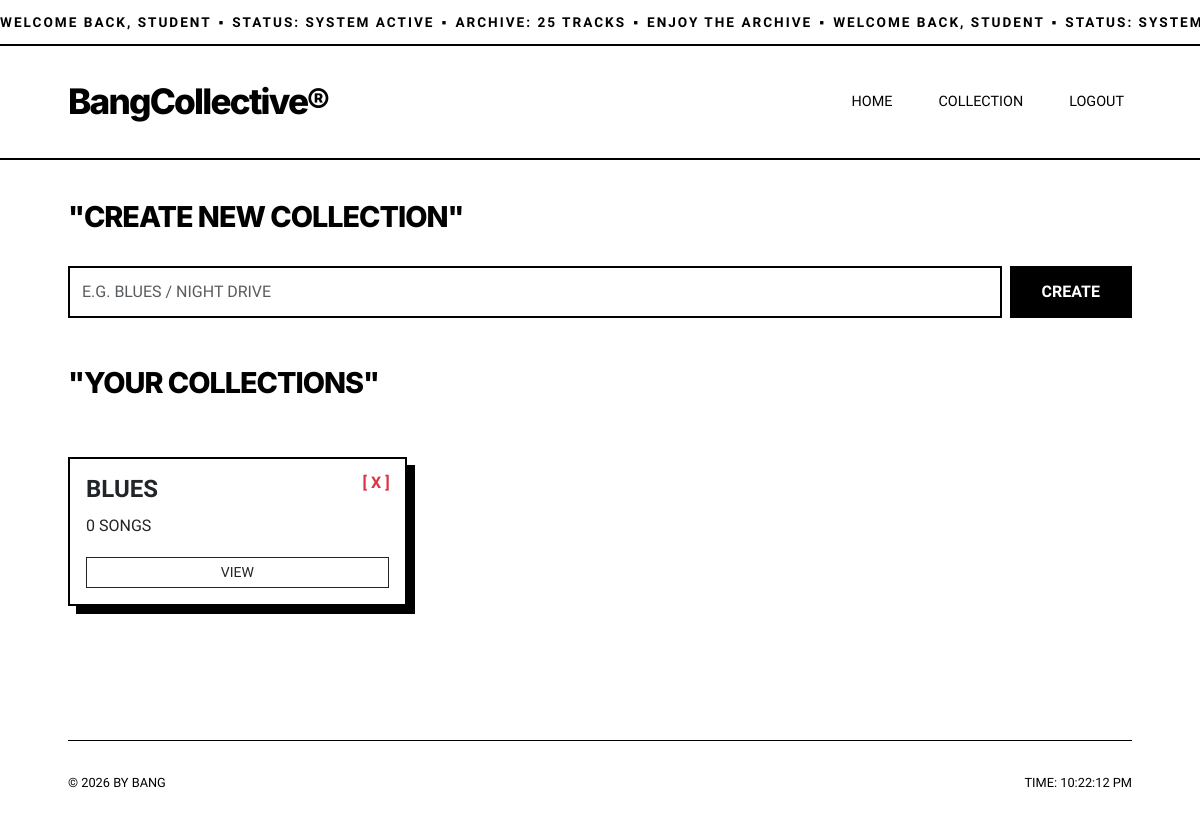
The app's page /my_collections (signed in) with its own data.
### app.py (models this page shows)
class User(UserMixin, db.Model):
    id = db.Column(db.Integer, primary_key=True)
    username = db.Column(db.String(150), unique=True, nullable=False)
    password = db.Column(db.String(150), nullable=False)
    role = db.Column(db.String(10), default='user')
    playlists = db.relationship('Playlist', backref='owner', lazy=True)

class Playlist(db.Model):
    id = db.Column(db.Integer, primary_key=True)
    name = db.Column(db.String(100), nullable=False)
    user_id = db.Column(db.Integer, db.ForeignKey('user.id'), nullable=False)
    items = db.relationship('PlaylistItems', backref='parent_playlist', cascade="all, delete-orphan")

### app.py (the view)
@app.route('/my_collections')
@login_required
def manage_playlists():
    playlists = Playlist.query.filter_by(user_id=current_user.id).all()
    return render_template('my_playlists.html', playlists=playlists)

### app.py (called while the page is built)
@login_manager.user_loader
def load_user(user_id):
    return User.query.get(int(user_id))

@app.context_processor
def inject_total_songs():
    total = Song.query.count()
    return dict(total_songs_count=total)

### templates/my_playlists.html
{% extends "base.html" %}
{% block content %}
<div class="mb-5">
    <h3>"CREATE NEW COLLECTION"</h3>
    <form action="/create_playlist" method="POST" class="d-flex gap-2">
        <input type="text" name="playlist_name" class="form-control" placeholder="E.G. BLUES / NIGHT DRIVE" style="border: 2px solid #000; border-radius: 0;" required>
        <button type="submit" class="btn btn-dark" style="border-radius: 0;">CREATE</button>
    </form>
</div>
<h3>"YOUR COLLECTIONS"</h3>
<div class="row mt-4">
    {% for pl in playlists %}
    <div class="col-md-4 mb-4">
        <div class="card p-3" style="border: 2px solid #000; border-radius: 0; box-shadow: 8px 8px 0px #000; position: relative;">
            <a href="{{ url_for('delete_playlist', playlist_id=pl.id) }}"
               class="text-danger"
               style="position: absolute; top: 10px; right: 15px; text-decoration: none; font-weight: bold;"
               onclick="return confirm('Hapus playlist ini beserta isinya?')">
               [ X ]
            </a>
            <h4 class="fw-bold">{{ pl.name|upper }}</h4>
            <p>{{ pl.items|length }} SONGS</p>
            <a href="/playlist/{{ pl.id }}" class="btn btn-sm btn-outline-dark" style="border-radius: 0;"> VIEW </a>
        </div>
    </div>
    {% else %}
    <p class="text-muted">NO COLLECTIONS FOUND. CREATE ONE ABOVE.</p>
    {% endfor %}
</div>
{% endblock %}

### templates/base.html (shortened to what this page needs)
<!DOCTYPE html>
<html lang="en">
<head>
    <link href="https://cdn.jsdelivr.net/npm/bootstrap@5.3.0/dist/css/bootstrap.min.css" rel="stylesheet">
</head>
<body>
    <div class="top-marquee">
    <div class="marquee-content">
        <span>
            WELCOME BACK, {{ current_user.username|upper if current_user.is_authenticated else "GUEST" }} ▪
            STATUS: SYSTEM ACTIVE ▪ ARCHIVE: {{ total_songs_count }} TRACKS ▪
            ENJOY THE ARCHIVE ▪
            WELCOME BACK, {{ current_user.username|upper if current_user.is_authenticated else "GUEST" }} ▪
            STATUS: SYSTEM ACTIVE ▪ ARCHIVE: {{ total_songs_count }} TRACKS ▪
        </span>
    </div>
</div>
    <nav class="navbar navbar-expand-lg">
        <div class="main-container d-flex justify-content-between align-items-center">
            <a class="navbar-brand" href="/">BangCollective®</a>
            <div class="navbar-nav">
                {% if current_user.is_authenticated %}
                    <a class="nav-link" href="/"> HOME </a>
                    <a class="nav-link" href="/my_collections"> COLLECTION </a>
                    <a class="nav-link text-danger" href="/logout"> LOGOUT </a>
                {% endif %}
            </div>
        </div>
    </nav>
    <div class="main-container">
        <div class="content-area">
            {% block content %}{% endblock %}
        </div>
        <footer class="footer-minimal">
            <div>© 2026 By Bang</div>
            <div id="clock-display"></div>
        </footer>
    </div>
</body>
</html>

### templates/base.html (style rules this page uses)
body { font-family: 'Courier Prime', monospace; background-color: #ffffff; color: #000000; line-height: 1.8; font-weight: 400; margin: 0; padding: 0; }
.top-marquee { background-color: #ffffff; color: #000; border-bottom: 2px solid #000; overflow: hidden; white-space: nowrap; padding: 10px 0; font-family: 'Courier Prime', monospace; font-weight: bold; text-transform: uppercase; font-size: 0.85rem; letter-spacing: 2px; }
.marquee-content { display: inline-block; animation: marquee-top 30s linear infinite; }
.marquee-content span { display: inline-block; padding-right: 60px; }
.navbar { background-color: #fff !important; border-bottom: 2px solid #000; padding: 1.5rem 0; margin-bottom: 40px; }
.navbar-brand { font-family: 'Inter', sans-serif; font-weight: 800; color: #000 !important; font-size: 2.2rem; letter-spacing: -1.8px; text-transform: none; padding: 0; margin: 0; }
.nav-link { color: #000 !important; font-size: 0.9rem; margin-left: 30px; text-transform: uppercase; }
.main-container { width: 92%; max-width: 1400px; margin: 0 auto; padding: 0 20px; }
.card { background: #fff !important; border: 2px solid #000; border-radius: 0px; box-shadow: 10px 10px 0px #000; padding: 40px; margin-bottom: 30px; }
h3 { font-family: 'Inter', sans-serif; font-weight: 800; text-transform: uppercase; font-size: 1.8rem; margin-bottom: 2rem; display: inline-block; letter-spacing: -1px; }
.form-control { border: 2px solid #000; border-radius: 0px; padding: 12px; }
.btn-dark { background-color: #000; color: #fff; border: 2px solid #000; border-radius: 0px; text-transform: uppercase; padding: 12px 30px; font-weight: 700; }
.footer-minimal { margin-top: 80px; padding: 30px 0; border-top: 1px solid #000; display: flex; justify-content: space-between; font-size: 0.8rem; text-transform: uppercase; }

### records on screen
User: username "STUDENT"
Playlist: name "BLUES", items|length "0"

### other values on screen
{{ total_songs_count }} "25"
